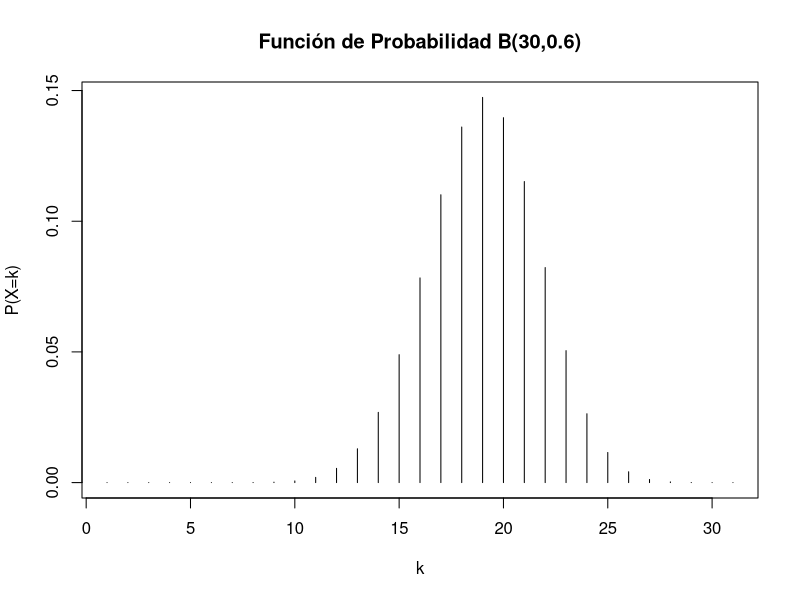
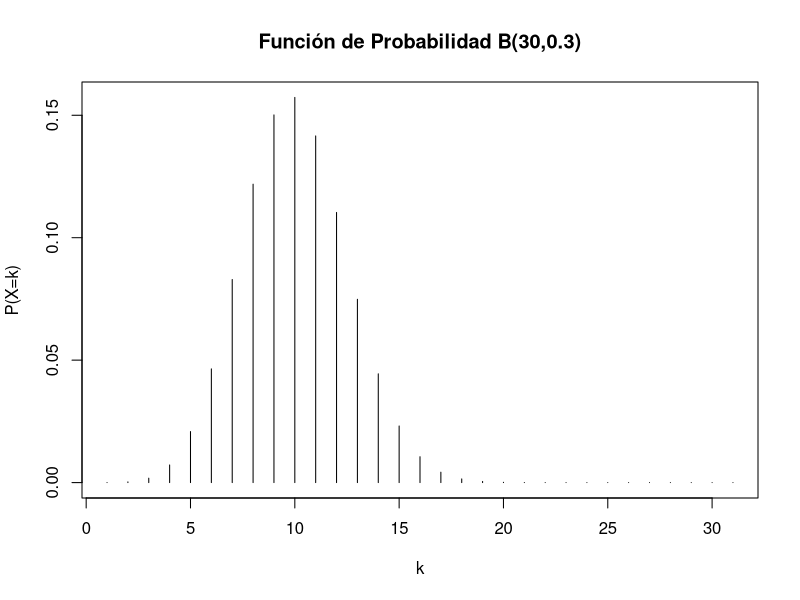
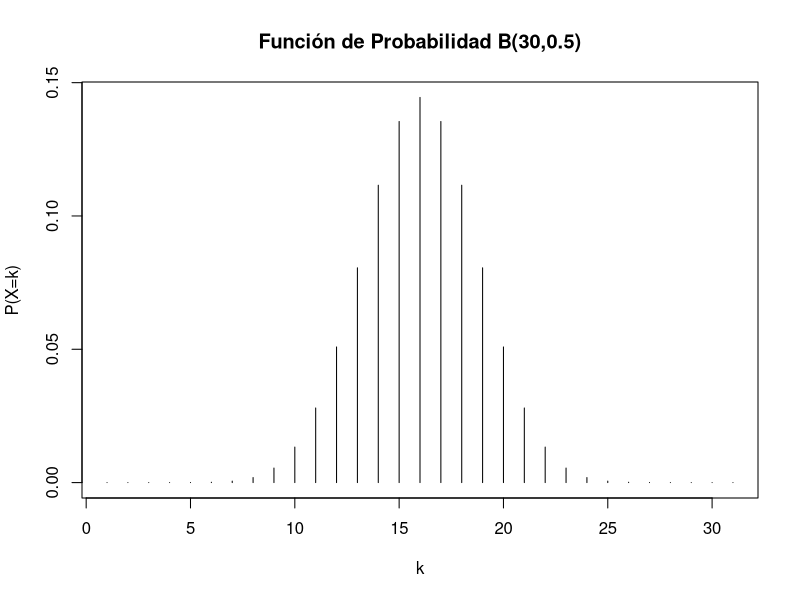
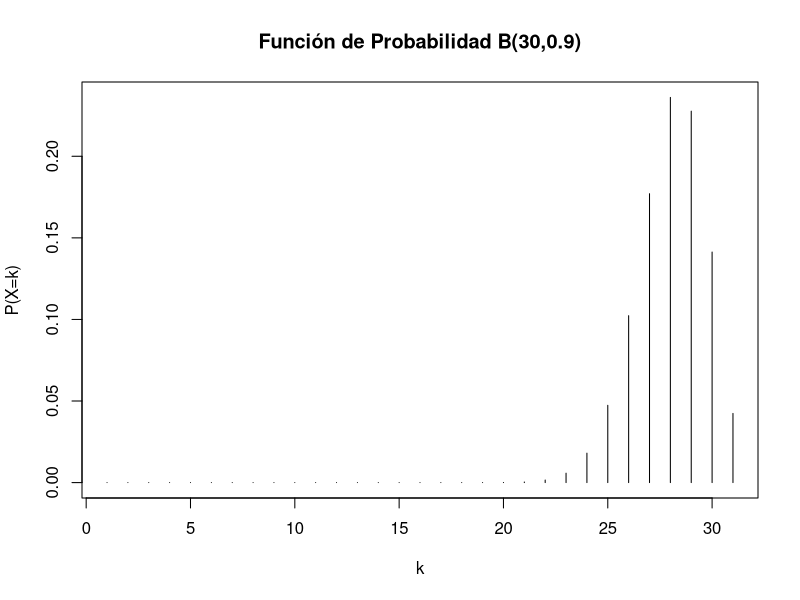
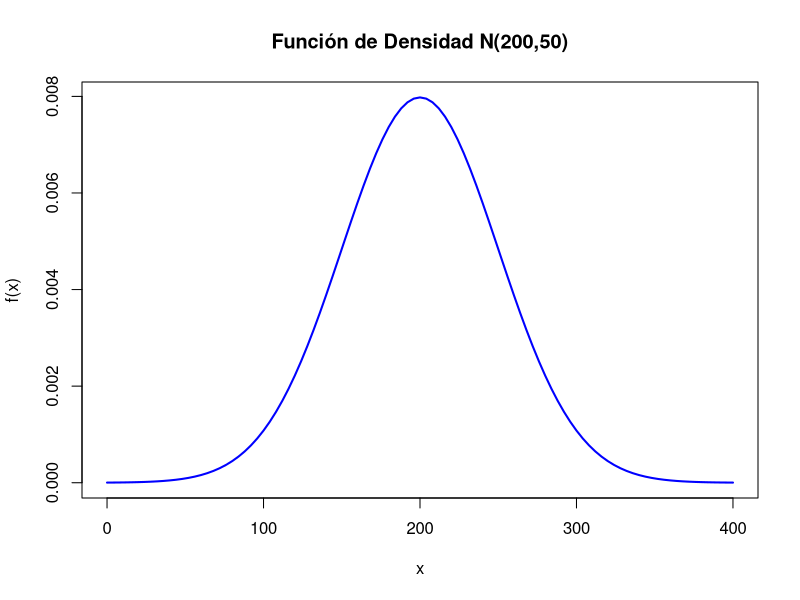

Write the R code that produced these figures, in order.
## ---- chunk 1

sample(1:19, size=1)

sample(x=c("Erick", "Emmanuel", "Scandra", "Daniela", "Alberto"),
       size=2)

sample (x =1:6, 
       size = 10,
       replace = T,
       prob= c(1/5,1/5,1/5, 0, 1/5, 1/5))


## ---- chunk 2
1:6
dado<-1:6
## ---- chunk 3
sample(1:6, 1)
sample(dado, 1)

## ---- chunk 4
sample(1:6, 10, replace = T)
sample(dado, 10, replace = T)

## ---- chunk 5
tirar_dado <- function(n) {
  sample(1:6, n, rep = T)
}
tirar_dado(10)

## ---- chunk 6
moneda<-c("Aguila", "Sol")
sample(c("Aguila", "Sol"), 1)
sample(moneda, 1)

## ---- chunk 7
tirar_moneda <- function(n) {
  sample(c("Aguila", "Sol"), n, rep = T)
}
tirar_moneda(10)

## ---- chunk 8
tirar<-function(data,n) {
    sample(data, n, rep = T)
}
tirar(dado,1)
tirar(moneda,2)

## ---- chunk 9
dado_millon<-tirar_dado(1000000)
table(dado_millon)

## ---- chunk 10
moneda1000<- tirar_moneda(1000)
table(moneda1000)
prop.table(table(moneda1000))
## ---- chunk 11
moneda_millon<- tirar_moneda(1000000)
table(moneda_millon)
prop.table(table(moneda_millon))
## ---- chunk 12
bernoulli<-c(0,1)
## ---- chunk 13
tirar(bernoulli,1)

## ---- chunk 14
tirar(bernoulli,2)
## ---- chunk 15
help(Distributions)
## ---- chunk 16
dbinom(10,25,0.6)

## ---- chunk 17
pbinom(10,25,0.6)
## ---- chunk 18
sum(dbinom(0:10,25,0.6))
## ---- chunk 19
qbinom(0.95,25,0.6)
## ---- chunk 20
rbinom(30,25,0.6)
## ---- chunk 21
plot(dbinom(0:30,30,0.6),type="h",xlab="k",ylab="P(X=k)",main="Función de Probabilidad B(30,0.6)")
## ---- chunk 22
plot(dbinom(0:30,30,0.3),type="h",xlab="k",ylab="P(X=k)",main="Función de Probabilidad B(30,0.3)")

plot(dbinom(0:30,30,0.5),type="h",xlab="k",ylab="P(X=k)",main="Función de Probabilidad B(30,0.5)")

plot(dbinom(0:30,30,0.9),type="h",xlab="k",ylab="P(X=k)",main="Función de Probabilidad B(30,0.9)")
## ---- chunk 23
dnorm(150,200,50)
## ---- chunk 24
x<-seq(0,400,by=0.5)
dnorm(x,200,50)
## ---- chunk 25
curve(dnorm(x,200,50),xlim=c(0,400),col="blue",lwd=2,
      xlab="x",ylab="f(x)",main="Función de Densidad N(200,50)")
## ---- chunk 26
pnorm(180,200,50)
## ---- chunk 27
1-pnorm(168,200,50)
pnorm(168,200,50, lower.tail=FALSE)

## ---- chunk 28
pnorm(168,200,50)-pnorm(150,200,50)
